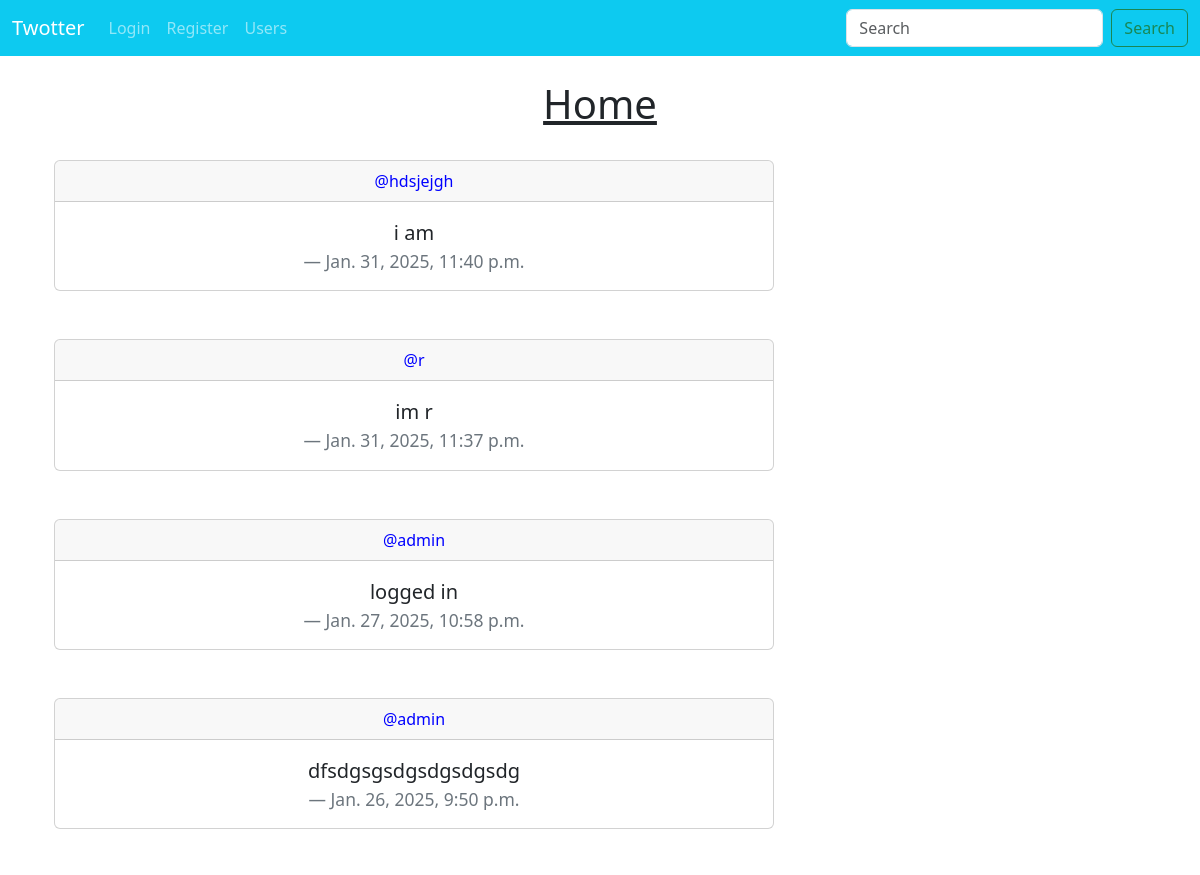
The app's page / (upper part), older data.
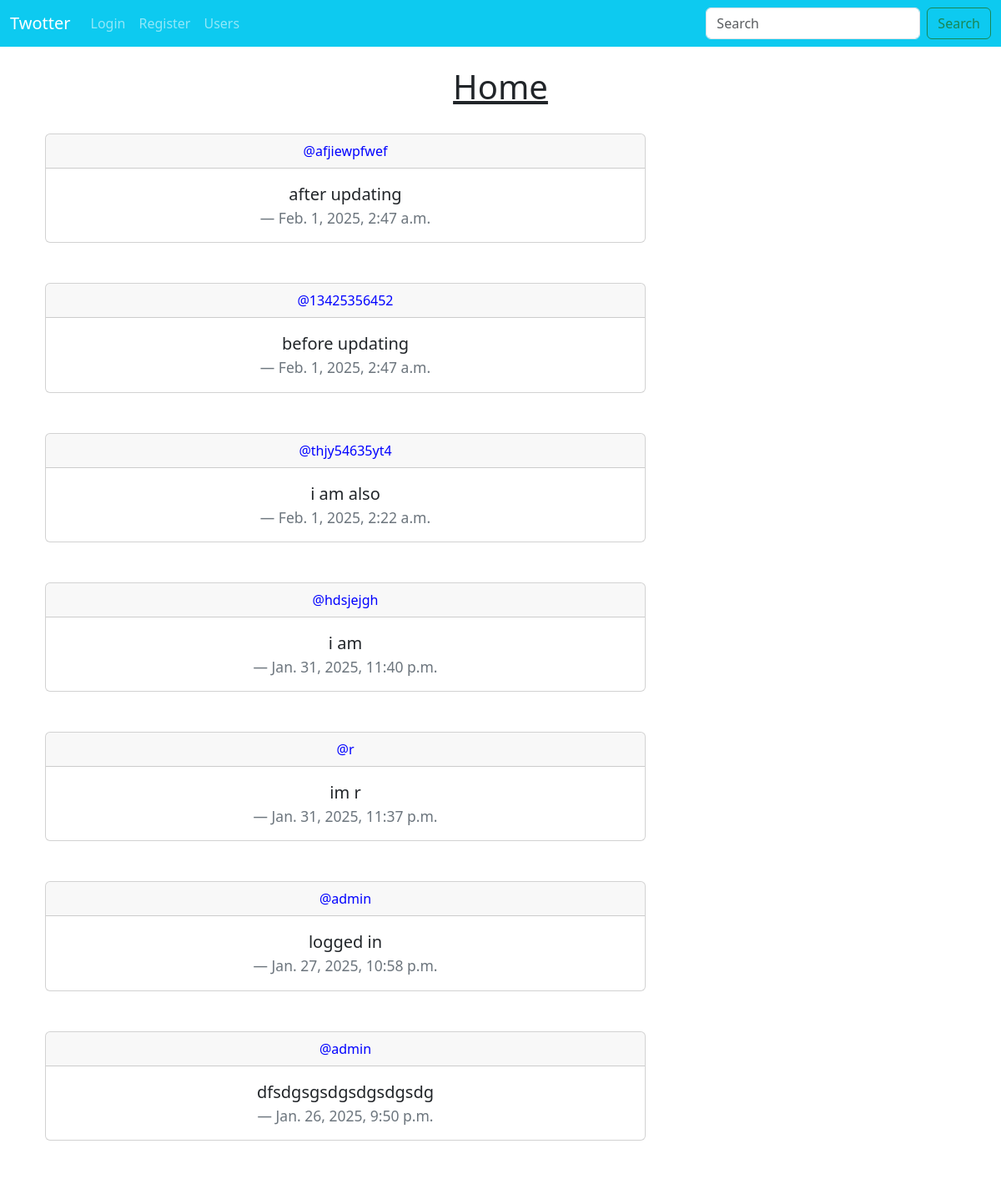
The same page, newer data.
### social/models.py (models this page shows, shortened)
class Twoot(models.Model): #model for a twooter (offbrand tweet)
    user = models.ForeignKey( #many to one relationship between twoot and user, since many tweets can belong to one user
        User,
        related_name="Twoots", #so you can access twoots of a user
        on_delete=models.DO_NOTHING)
    body = models.CharField(max_length=256) #max character count for twoot is 256
    created_at = models.DateTimeField(auto_now_add=True) #created at date is used for sorting

### social/views.py (the view)
# urls.py: 2. Add a URL to urlpatterns:  path('', views.home, name='home')
def home(request):
    if request.user.is_authenticated: #if user logged in
        form = TwootForm(request.POST or None) #create form
        if request.method=="POST":
            if form.is_valid(): #if valid twoot
                twoot = form.save(commit=False)
                twoot.user = request.user
                twoot.save() #add new twoot
                messages.success(request, ("Twoot Posted")) #show success message
                return redirect('home')
        twoots = Twoot.objects.all().order_by("-created_at") #gets all twoots ordered newest to oldest
        return render(request, 'home.html',{"twoots":twoots,"form":form})
    else: #only show twoots (not form) when user not logged in
        twoots = Twoot.objects.all().order_by("-created_at") #gets all twoots ordered newest to oldest
        return render(request, 'home.html', {"twoots": twoots})

### social/templates/home.html (shortened to what this page needs)
{% extends 'base.html' %}
{% block content %}
<br><h1 class="text-center"><u>Home</u></h1><br>
<div class="container text-center">
    <div class="row">
        <div class="col-8">
{% for twoot in twoots %}
<div class="card">
  <div class="card-header">
      <a href="{% url 'profile' twoot.user.profile.user_id %}" style="text-decoration:none; color:blue;" >@{{ twoot.user|lower }}</a>
  </div>
  <div class="card-body">
    <blockquote class="blockquote mb-0">
      <p>{{ twoot.body }}</p>
      <footer class="blockquote-footer">{{ twoot.created_at }}</footer>
    </blockquote>
  </div>
</div>
<br><br>
{% endfor %}
        </div>
    <div class="col-4">
    </div>
    </div></div>
{% endblock %}

Row changes from the older to the newer data that the page shows:
added Twoot: user "afjiewpfwef", body "after updating", created_at "Feb. 1, 2025, 2:47 a.m."
added Twoot: user "13425356452", body "before updating", created_at "Feb. 1, 2025, 2:47 a.m."
added Twoot: user "thjy54635yt4", body "i am also", created_at "Feb. 1, 2025, 2:22 a.m."
